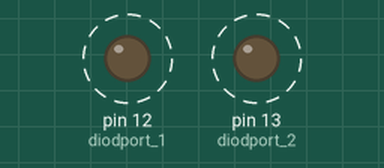
The sketch below on a simulated Arduino Uno, built with avr-gcc and run on an emulated ATmega328P. Shown: output pins drawn as LEDs (lit = HIGH). Dashed ring = blinking. What the sketch prints to the serial monitor is not drawn.

Above: at 0.2 s.
Timing chart, 0 to 4.3 s (numbered marks = the images above):
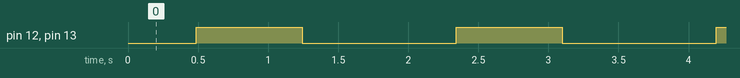

The sketch:

vibratediod.ino
```cpp
#define speed 0 //скорость мерцания
#define intans 200 //интенсивность
#define diodport_1 12//порт первого светодиода
#define diodport_2 13//порт второго светодиода
int light = 0;

void vibrate() {
  for (int light = 1; light <= intans; light = light + 1) {
    Serial.println(light);
    analogWrite(diodport_1, light);
    analogWrite(diodport_2, light);
    delay(speed);
  }

  for (int light = intans; light >= 1; light = light - 1) {
    Serial.println(light);
    analogWrite(diodport_1, light);
    analogWrite(diodport_2, light);
    delay(speed);
  }

}

void setup()
{
  Serial.begin(9600);
  pinMode(diodport_1, OUTPUT);
  pinMode(diodport_2, OUTPUT);
}


void loop()
{
  vibrate();
}
```

Measured:
- by itself, pin 12 (diodport_1), pin 13 (diodport_2): alternates HIGH for 0.76 s and LOW for 1.1 s
